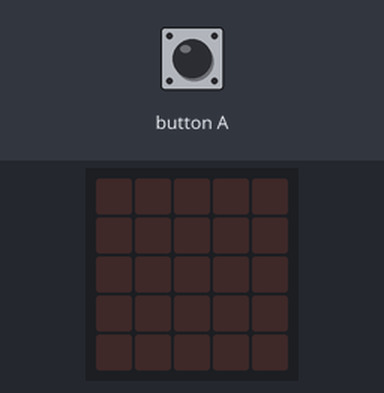
A program run on a simulated BBC micro:bit (MakeCode). Parts: the board's 5×5 LED display. Inputs (shaded band) come from the test bench. Random numbers come from a fixed seed.

Above: at 1.2 s.
1.3 s: button A pressed for 0.15 s
At 1.65 s:
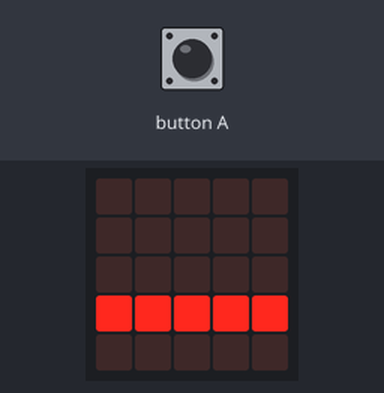
At 5.0 s:
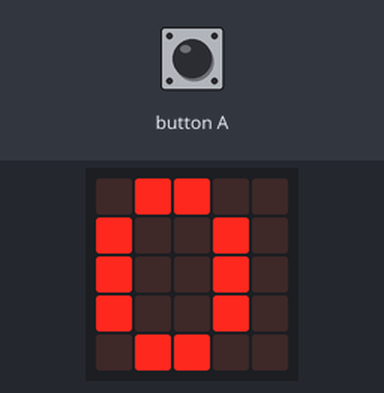
Timing chart, 0 to 6.5 s (numbered marks = the images above; inputs shaded):
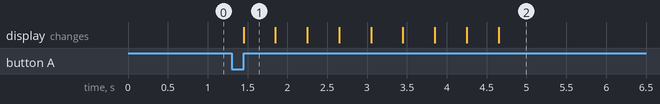

The program:

main.ts
```typescript
input.onButtonPressed(Button.A, function () {
    for (let index = 0; index < 2; index++) {
        basic.showLeds(`
            . . . . .
            . . . . .
            . . . . .
            # # # # #
            . . . . .
            `)
        basic.showLeds(`
            . . . . .
            . # . . .
            . . # . .
            . . . # .
            . . . . #
            `)
        basic.showLeds(`
            . . . # .
            . . # . .
            . # . . .
            # . . . .
            . . . . .
            `)
        basic.showLeds(`
            . . . . .
            # # # # #
            . . . . .
            . . . . .
            . . . . .
            `)
    }
    basic.showNumber(randint(0, 1))
})
```

test.ts
```typescript
// les tests vont ici ; cela ne sera pas compilé si ce paquet est utilisé en tant qu'extension.
```

Measured:
- after the input at 1.3 s, the display: changes after 0.15 s (image 1)
- what the display in image 1 shows lasts 0.4 s, from 1.5 s to 1.9 s
